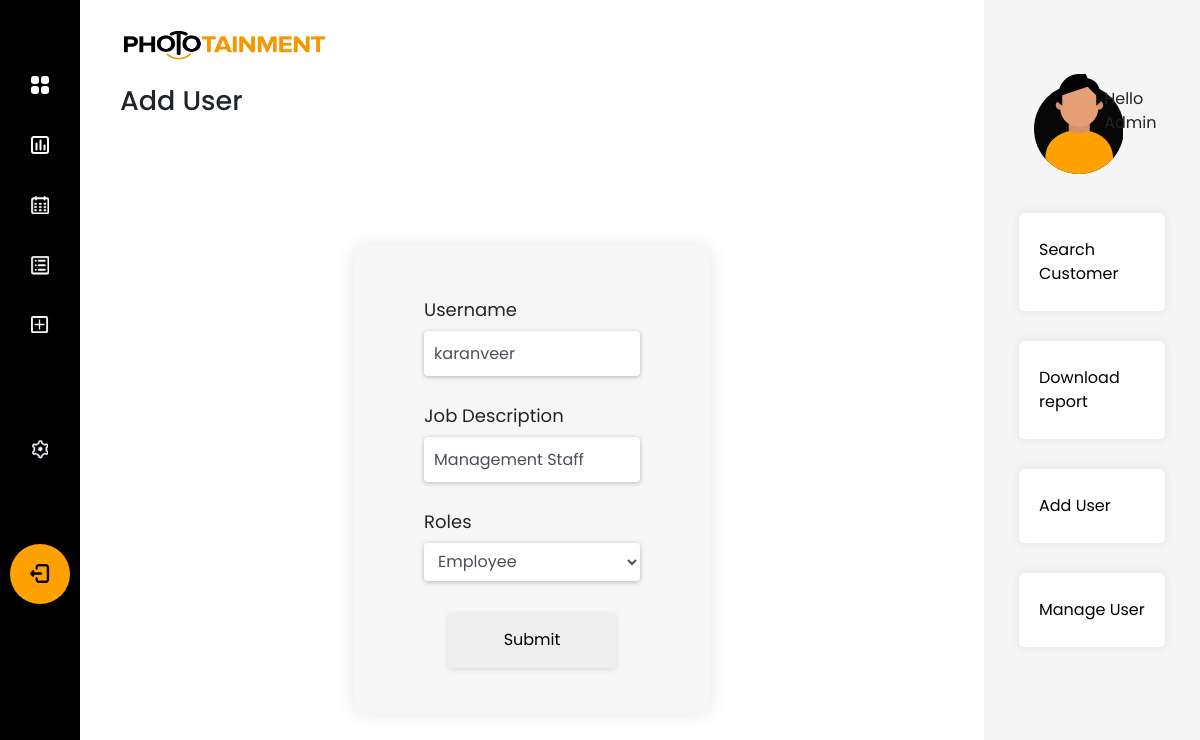
/phototainment/edit-user/2 (signed in), run on an earlier commit of the app's database.
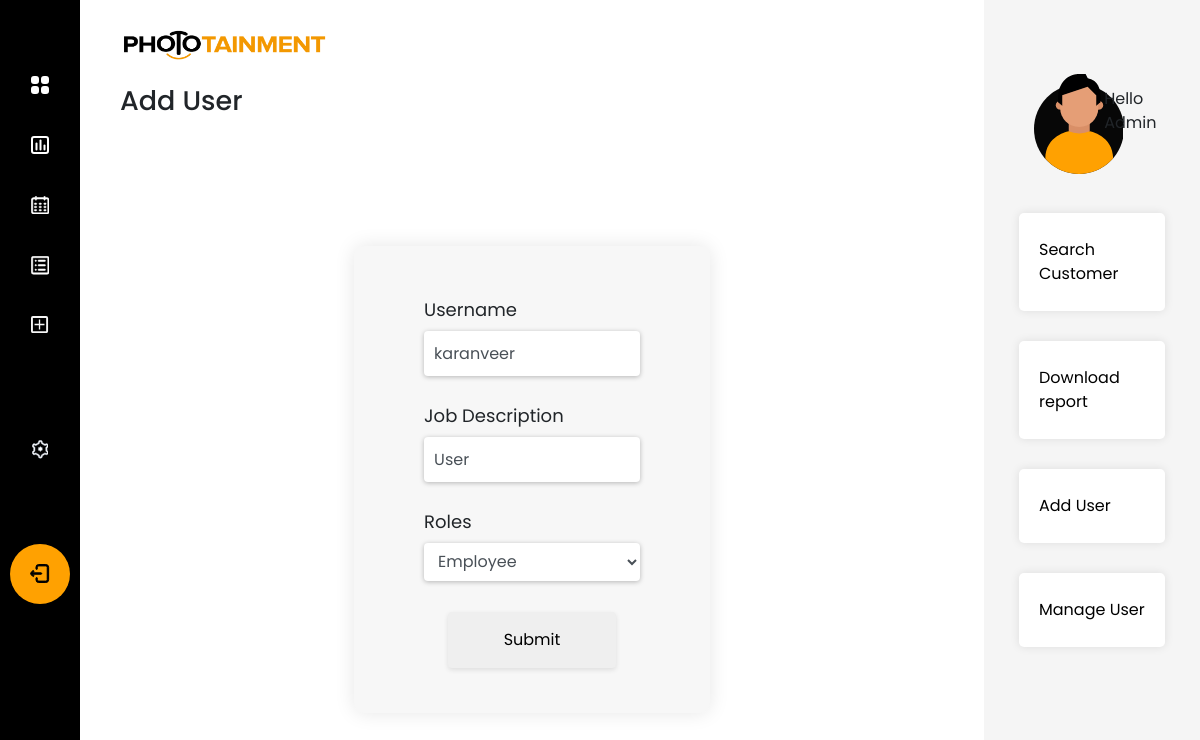
And on a later commit of the database.
### app/models.py (models this page shows)
class User(UserMixin, db.Model):
    __tablename__ = "user"
    id = db.Column(db.Integer, primary_key=True)
    username = db.Column(db.String(50), unique=True, nullable=False)
    password = db.Column(db.String(100), nullable=False)
    job_description = db.Column(db.String(50), nullable=False)
    role_id = db.Column(db.Integer, db.ForeignKey("user_role.role_id"), nullable=False)
    role = relationship("Role", back_populates="user")
    comment = relationship("Comment", back_populates="user")
    events = relationship("Event", back_populates="user")

### app/phototainment/views.py (the view, shortened to what this page needs)
@custom_bp.route('/edit-user/<user_id>', methods=["GET", "POST"])
@login_required
@admin
def edit_user(user_id):
    requested_user = db.session.query(User).filter_by(id=user_id).first()
    edit_form = EditUser(
        username=requested_user.username,
        user_role=requested_user.role_id,
        job_description=requested_user.job_description
    )
    return render_template('register.html', form=edit_form)

### app/forms.py
class EditUser(FlaskForm):
    username = StringField("Username", validators=[validators.DataRequired("Please Enter")])
    job_description = StringField("Job Description", validators=[validators.DataRequired("Please Enter")])
    user_role = SelectField('Roles',
                            choices=[(role.role_id, role.role_name) for role in Role.query.order_by('role_name')],
                            validators=[validators.DataRequired("Please Enter")])
    submit = SubmitField("Submit")

### app/models.py (called while the page is built)
@login_manager.user_loader
def load_user(user_id):
    return User.query.get(int(user_id))

### app/privilege.py (called while the page is built)
def admin(f):
    @wraps(f)
    def decorator_function(*args, **kwargs):
        if current_user.role_id == 1:
            return f(*args, **kwargs)
        else:
            return abort(403)
    return decorator_function

### app/templates/register.html (shortened to what this page needs)
{% extends 'base.html' %}
{% import "bootstrap/wtf.html" as wtf %}
{% block page_head %}Add User{% endblock %}
{% block navbar %}{% include 'sidebar.html' %}{% endblock %}
{% block content %}
    <div class="row">
        <div class="col-sm-12 login-main text-center">
            <div class="col-lg-5 col-md-7 col-xs-11 mx-auto float-none login-form">
                {{ wtf.quick_form(form) }}
            </div>
        </div>
    </div>
{% endblock %}
{% block side_bar %}{% include 'right-bar.html' %}{% endblock %}

What changed in the data, as far as the page shows it:
changed User "karanveer": job_description "Management Staff" → "User"
